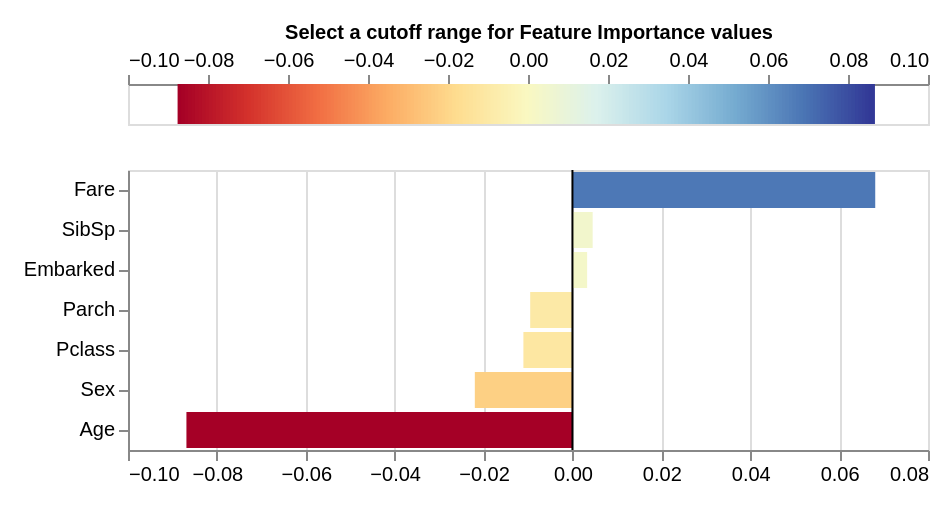

The cell this chart's notebook holds for it:
### Code cell
lime_exp.plot_features_importance()

### Figure 1 — Vega-Lite specification as saved in the notebook (floating-point values rounded to 4 significant figures; data arrays with more than 128 entries replaced by an {"elided": "..."} marker saying what was removed)
{"config": {"view": {"continuousWidth": 400, "continuousHeight": 300}, "axis": {"labelFontSize": 10, "labelLimit": 225.0}}, "vconcat": [{"layer": [{"data": {"name": "data-9a532e134e30dacf31863a7d0c7293c6"}, "mark": {"type": "rule", "strokeWidth": 3}, "encoding": {"color": {"field": "xValue", "legend": null, "scale": {"domain": [-0.08685, 0.08685], "domainMid": 0, "scheme": "redyellowblue"}, "type": "quantitative"}, "x": {"axis": {"orient": "top", "titleFontSize": 10}, "field": "xValue", "title": "Select a cutoff range for Feature Importance values ", "type": "quantitative"}}}, {"data": {"name": "data-c7bc3ae69e1253e8223f70a11d04b99d"}, "mark": {"type": "rect", "color": "black", "height": 20, "opacity": 0.4, "tooltip": true}, "encoding": {"x": {"field": "x_min", "type": "quantitative"}, "x2": {"field": "x_max"}, "y": {"axis": null, "field": "y", "type": "quantitative"}}, "selection": {"Cutter": {"type": "single", "fields": ["cutoff"], "bind": {"input": "range", "max": 0.08685, "min": 0, "name": "Importance cutoff value (±) ", "step": 0.001737}, "init": {"cutoff": 0.0}}}, "transform": [{"calculate": "(-Cutter.cutoff)", "as": "x_min"}, {"calculate": "Cutter.cutoff", "as": "x_max"}]}], "height": 20}, {"layer": [{"data": {"name": "data-5129417208f7e49c08c61c9dd592b7f7"}, "mark": "bar", "encoding": {"color": {"field": "value", "legend": null, "scale": {"domain": [-0.08685, 0.08685], "domainMid": 0, "scheme": "blueorange"}, "type": "quantitative"}, "tooltip": [{"field": "name", "title": "Feature", "type": "nominal"}, {"field": "value", "title": "Importance", "type": "quantitative"}], "x": {"field": "value", "title": null, "type": "quantitative"}, "y": {"field": "name", "sort": {"field": "value", "op": "mean", "order": "descending"}, "title": null, "type": "nominal"}}, "selection": {"Cutter": {"type": "single", "fields": ["cutoff"], "bind": {"input": "range", "max": 0.08685, "min": 0, "name": "Importance cutoff value (±) ", "step": 0.001737}, "init": {"cutoff": 0.0}}}, "transform": [{"filter": "((datum.value > Cutter.cutoff) || (datum.value < (-Cutter.cutoff)))"}]}, {"data": {"name": "data-9c00aa9dc2b1c1a0b4bf9b34ead12925"}, "mark": "rule", "encoding": {"x": {"field": "x", "type": "quantitative"}}}]}], "padding": 10, "$schema": "https://vega.github.io/schema/vega-lite/v4.17.0.json", "datasets": {"data-9a532e134e30dacf31863a7d0c7293c6": {"elided": "200 records"}, "data-c7bc3ae69e1253e8223f70a11d04b99d": [{"y": 0, "x": -0.5, "x2": 0.5}], "data-5129417208f7e49c08c61c9dd592b7f7": [{"name": "Age", "value": -0.08685}, {"name": "Fare", "value": 0.06813}, {"name": "Sex", "value": -0.02197}, {"name": "Pclass", "value": -0.01103}, {"name": "Parch", "value": -0.009503}, {"name": "SibSp", "value": 0.004549}, {"name": "Embarked", "value": 0.003307}], "data-9c00aa9dc2b1c1a0b4bf9b34ead12925": [{"x": 0}]}}
